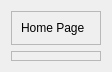
                <widget class="QWidget" name="scrollAreaWidgetContents">
                 <property name="geometry">
                  <rect>
                   <x>0</x>
                   <y>0</y>
                   <width>112</width>
                   <height>72</height>
                  </rect>
                 </property>
                 <layout class="QVBoxLayout" name="verticalLayout_8">
                  <item>
                   <widget class="QFrame" name="frame">
                    <property name="frameShape">
                     <enum>QFrame::StyledPanel</enum>
                    </property>
                    <property name="frameShadow">
                     <enum>QFrame::Raised</enum>
                    </property>
                    <layout class="QVBoxLayout" name="verticalLayout_12">
                     <item>
                      <widget class="QLabel" name="label_2">
                       <property name="text">
                        <string>Home Page</string>
                       </property>
                      </widget>
                     </item>
                    </layout>
                   </widget>
                  </item>
                  <item>
                   <widget class="QFrame" name="frame_2">
                    <property name="frameShape">
                     <enum>QFrame::StyledPanel</enum>
                    </property>
                    <property name="frameShadow">
                     <enum>QFrame::Raised</enum>
                    </property>
                   </widget>
                  </item>
                 </layout>
                </widget>
